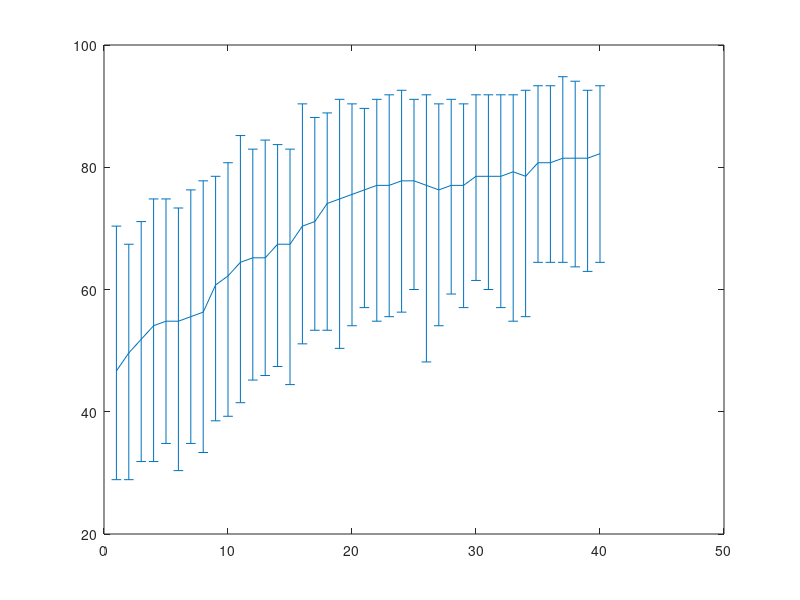

The MATLAB source for this figure:
clear;
fid = fopen('outcurve.txt');
tline = fgetl(fid);
x=1:40;
y=[];
%y2 = [];
neg=[];
pos=[];
while ischar(tline)
    tline(tline==',') = '.';   
    C = strsplit(tline,'-');
    numbers = str2double(C);
    max = numbers(3);
    min = numbers(1);
    avg = numbers(2);
    %y2 = [y2, numbers(4)];
    y = [y, avg];
    neg = [neg, avg-min];
    pos = [pos, max-avg];
    tline = fgetl(fid);
end
errorbar(x,y,neg,pos);
%figure;
%plot(x, y2);
fclose(fid);